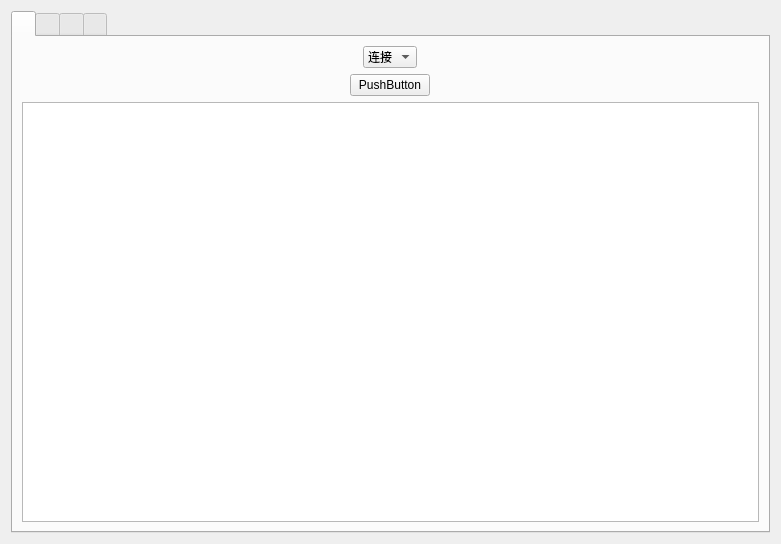
<?xml version="1.0" encoding="UTF-8"?>
<ui version="4.0">
 <class>GNSS_TOOL</class>
 <widget class="QWidget" name="GNSS_TOOL">
  <property name="geometry">
   <rect>
    <x>0</x>
    <y>0</y>
    <width>781</width>
    <height>544</height>
   </rect>
  </property>
  <property name="sizePolicy">
   <sizepolicy hsizetype="Fixed" vsizetype="Fixed">
    <horstretch>0</horstretch>
    <verstretch>0</verstretch>
   </sizepolicy>
  </property>
  <property name="windowTitle">
   <string>Form</string>
  </property>
  <property name="layoutDirection">
   <enum>Qt::LeftToRight</enum>
  </property>
  <layout class="QHBoxLayout" name="horizontalLayout">
   <item>
    <layout class="QVBoxLayout" name="verticalLayout_3">
     <item>
      <widget class="QTabWidget" name="gnss_tool">
       <property name="toolTip">
        <string>&lt;html&gt;&lt;head/&gt;&lt;body&gt;&lt;p&gt;NtripClient&lt;/p&gt;&lt;/body&gt;&lt;/html&gt;</string>
       </property>
       <property name="currentIndex">
        <number>0</number>
       </property>
       <widget class="QWidget" name="NtripClient">
        <property name="enabled">
         <bool>true</bool>
        </property>
        <property name="sizePolicy">
         <sizepolicy hsizetype="Preferred" vsizetype="Ignored">
          <horstretch>0</horstretch>
          <verstretch>0</verstretch>
         </sizepolicy>
        </property>
        <property name="minimumSize">
         <size>
          <width>755</width>
          <height>0</height>
         </size>
        </property>
        <property name="baseSize">
         <size>
          <width>0</width>
          <height>0</height>
         </size>
        </property>
        <property name="accessibleName">
         <string>gnss_tool</string>
        </property>
        <property name="autoFillBackground">
         <bool>false</bool>
        </property>
        <attribute name="title">
         <string/>
        </attribute>
        <layout class="QFormLayout" name="formLayout">
         <item row="0" column="0" colspan="2">
          <layout class="QVBoxLayout" name="verticalLayout_2">
           <item>
            <layout class="QHBoxLayout" name="horizontalLayout_2">
             <item>
              <widget class="QComboBox" name="comboBox">
               <property name="sizePolicy">
                <sizepolicy hsizetype="Fixed" vsizetype="Fixed">
                 <horstretch>0</horstretch>
                 <verstretch>0</verstretch>
                </sizepolicy>
               </property>
               <property name="contextMenuPolicy">
                <enum>Qt::ActionsContextMenu</enum>
               </property>
               <item>
                <property name="text">
                 <string>连接</string>
                </property>
               </item>
               <item>
                <property name="text">
                 <string>串口</string>
                </property>
               </item>
               <item>
                <property name="text">
                 <string>TCP</string>
                </property>
               </item>
              </widget>
             </item>
            </layout>
           </item>
           <item>
            <layout class="QHBoxLayout" name="horizontalLayout_3">
             <item>
              <widget class="QPushButton" name="button">
               <property name="sizePolicy">
                <sizepolicy hsizetype="Fixed" vsizetype="Fixed">
                 <horstretch>0</horstretch>
                 <verstretch>0</verstretch>
                </sizepolicy>
               </property>
               <property name="text">
                <string>PushButton</string>
               </property>
              </widget>
             </item>
            </layout>
           </item>
           <item>
            <widget class="QTextEdit" name="textEdit">
             <property name="inputMethodHints">
              <set>Qt::ImhMultiLine</set>
             </property>
            </widget>
           </item>
          </layout>
         </item>
        </layout>
       </widget>
       <widget class="QWidget" name="tabWidgetPage3">
        <attribute name="title">
         <string/>
        </attribute>
       </widget>
       <widget class="QWidget" name="tabWidgetPage4">
        <attribute name="title">
         <string/>
        </attribute>
       </widget>
       <widget class="QWidget" name="tabWidgetPage2">
        <attribute name="title">
         <string/>
        </attribute>
       </widget>
      </widget>
     </item>
    </layout>
   </item>
  </layout>
 </widget>
 <resources/>
 <connections/>
</ui>
